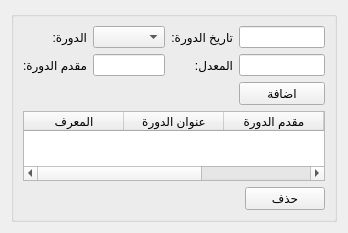
         <widget class="QWidget" name="page_3">
          <property name="geometry">
           <rect>
            <x>-235</x>
            <y>0</y>
            <width>318</width>
            <height>219</height>
           </rect>
          </property>
          <attribute name="label">
           <string>الدورات التدريبية</string>
          </attribute>
          <layout class="QGridLayout" name="gridLayout_6">
           <item row="0" column="0">
            <widget class="QGroupBox" name="course_groupbox">
             <property name="title">
              <string/>
             </property>
             <layout class="QGridLayout" name="gridLayout_48">
              <item row="0" column="0">
               <widget class="QLabel" name="title_label">
                <property name="text">
                 <string>الدورة:</string>
                </property>
               </widget>
              </item>
              <item row="0" column="1">
               <widget class="QComboBox" name="employee_course_combobox"/>
              </item>
              <item row="0" column="2">
               <widget class="QLabel" name="year_label_2">
                <property name="text">
                 <string>تاريخ الدورة:</string>
                </property>
               </widget>
              </item>
              <item row="0" column="3" colspan="2">
               <widget class="QLineEdit" name="employee_course_date_input">
                <property name="maximumSize">
                 <size>
                  <width>180</width>
                  <height>16777215</height>
                 </size>
                </property>
               </widget>
              </item>
              <item row="1" column="0">
               <widget class="QLabel" name="provider_label">
                <property name="text">
                 <string>مقدم الدورة:</string>
                </property>
               </widget>
              </item>
              <item row="1" column="1">
               <widget class="QLineEdit" name="employee_course_provider_input">
                <property name="maximumSize">
                 <size>
                  <width>180</width>
                  <height>16777215</height>
                 </size>
                </property>
               </widget>
              </item>
              <item row="1" column="2">
               <widget class="QLabel" name="gpa_label_2">
                <property name="text">
                 <string>المعدل:</string>
                </property>
               </widget>
              </item>
              <item row="1" column="3" colspan="2">
               <widget class="QLineEdit" name="employee_course_gpa_input">
                <property name="maximumSize">
                 <size>
                  <width>180</width>
                  <height>16777215</height>
                 </size>
                </property>
               </widget>
              </item>
              <item row="2" column="3" colspan="2">
               <widget class="QPushButton" name="employee_add_course_btn">
                <property name="text">
                 <string>اضافة</string>
                </property>
               </widget>
              </item>
              <item row="3" column="0" colspan="5">
               <widget class="QTableWidget" name="employee_courses_table">
                <column>
                 <property name="text">
                  <string>المعرف</string>
                 </property>
                </column>
                <column>
                 <property name="text">
                  <string>عنوان الدورة</string>
                 </property>
                </column>
                <column>
                 <property name="text">
                  <string>مقدم الدورة</string>
                 </property>
                </column>
                <column>
                 <property name="text">
                  <string>العام</string>
                 </property>
                </column>
                <column>
                 <property name="text">
                  <string>المعدل</string>
                 </property>
                </column>
               </widget>
              </item>
              <item row="4" column="1" colspan="3">
               <spacer name="horizontalSpacer_5">
                <property name="orientation">
                 <enum>Qt::Horizontal</enum>
                </property>
                <property name="sizeHint" stdset="0">
                 <size>
                  <width>283</width>
                  <height>18</height>
                 </size>
                </property>
               </spacer>
              </item>
              <item row="4" column="4">
               <widget class="QPushButton" name="employee_delete_course_btn">
                <property name="text">
                 <string>حذف</string>
                </property>
               </widget>
              </item>
             </layout>
            </widget>
           </item>
          </layout>
         </widget>
